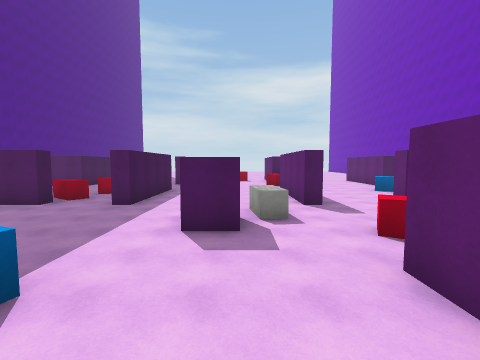
view 1 (above)

19 first-person views from a walk through a scene from a Unity 3-D project. The camera is 1.3 m above the floor, tilts 4° down and sees 90° across. The floor is counted in squares, 2 m on a side. Each view is taken from the middle of a square. On the plan, view 1 faces up. The plan holds only what a view shows up to about 9 squares ahead; the rest is blank. The place goes on beyond the plan. The player is left out. Surface patterns are stand-ins for the level's own textures.

view 2
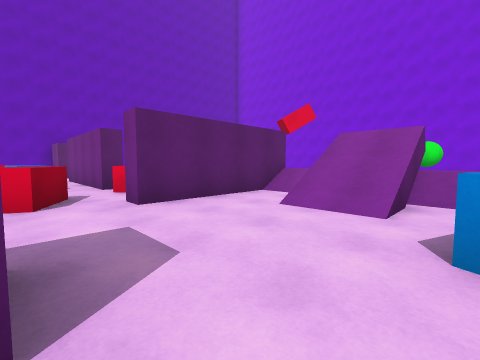

view 3
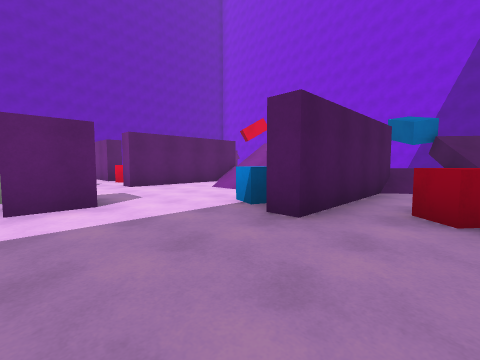

view 4
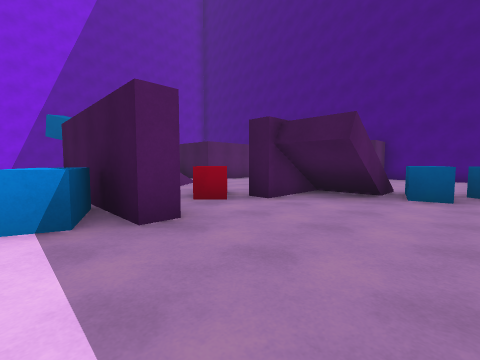

view 5
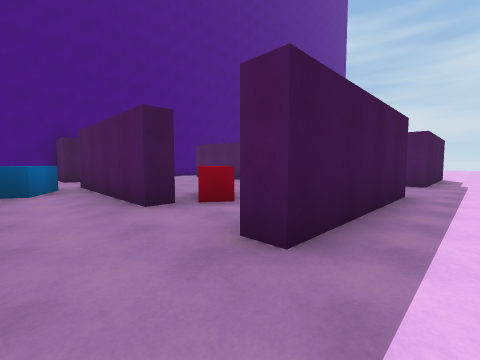

view 6
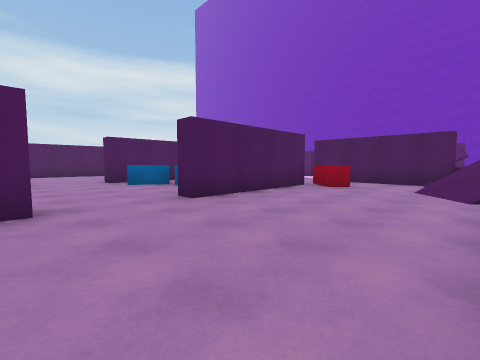

view 7
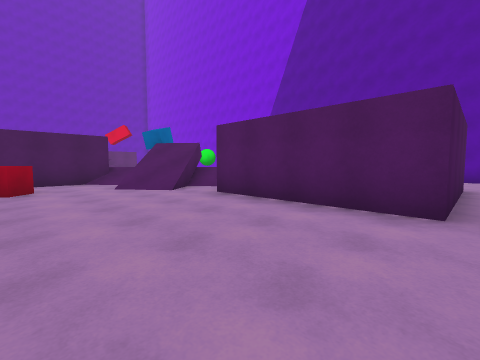

view 8
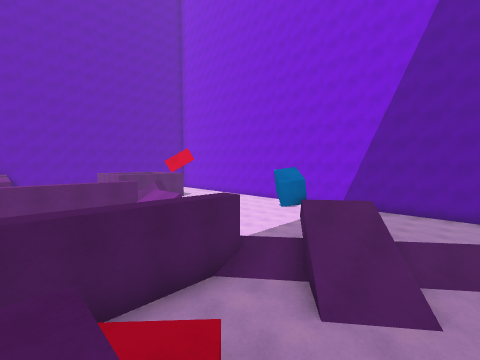

view 9
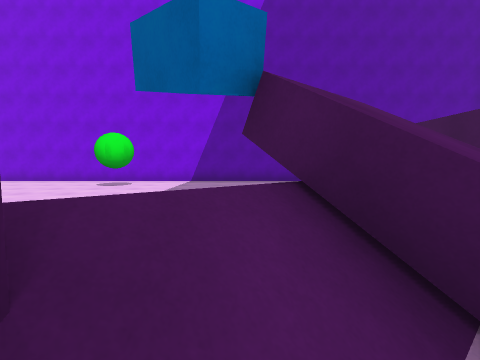

view 10
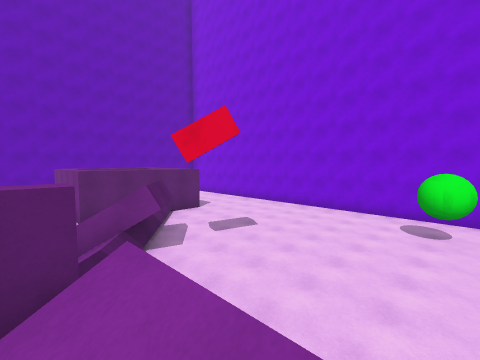

view 11
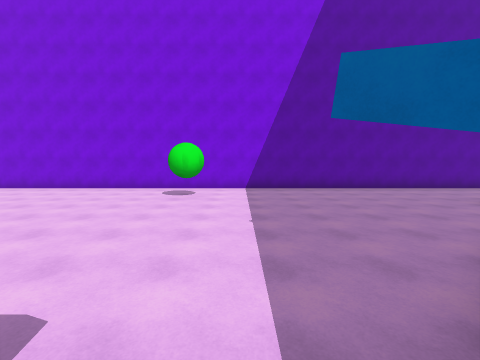

view 12
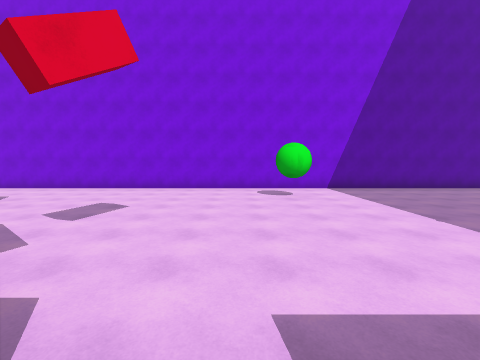

view 13
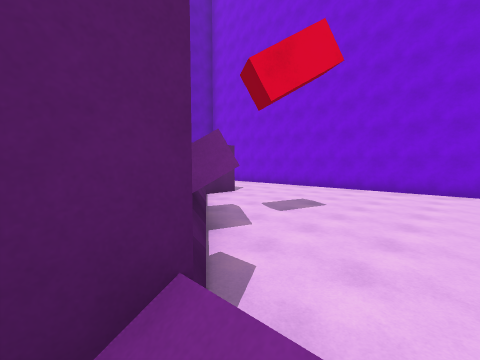

view 14
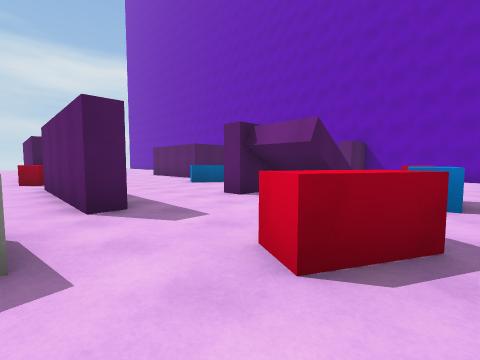

view 15
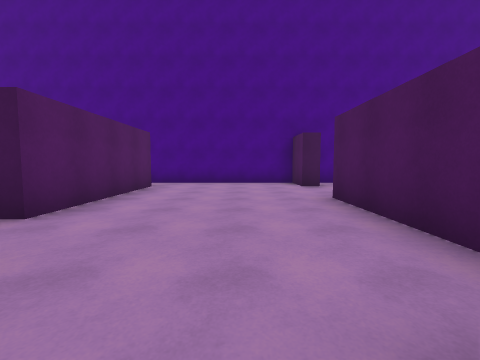

view 16
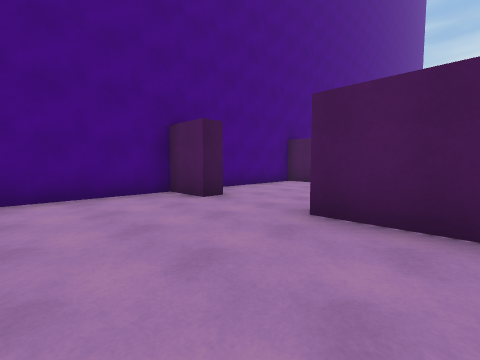

view 17
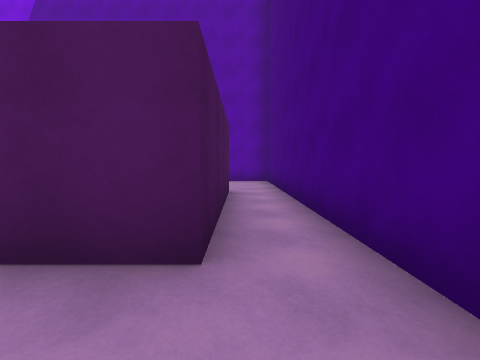

view 18
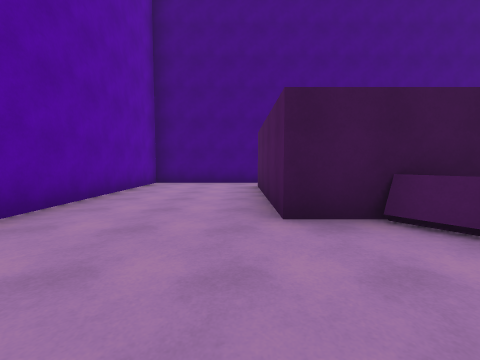

view 19
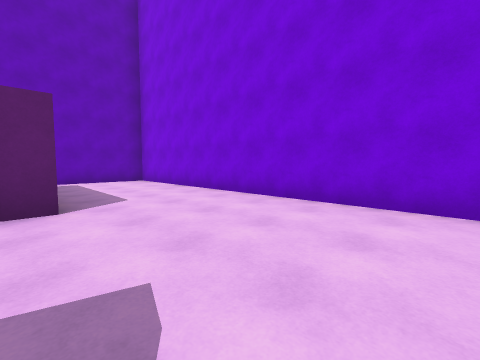

### Floor plan
Key: @ floor where view 1 was taken; # wall or solid block; . main floor; : floor 3 m higher than the main floor; / step, stairs or slope; = window, fence, low wall or low ledge; O other object.
Columns run from 13 left of view 1 to 12 right of it. Each row starts with its distance up from view 1.
 17           #.
 16           #.
 15           #.
 14           #.  .#
 13           #.  .O
 12           ..  .O
 11           ..  .. ..
 10           #.  .# ..OO
  9     ....OO#. ..#....
  8   .....OO.#. ..#...
  7 ##..####..#. ..#..#
  6 #...O.........O.../
  5 #...OO......##O...       #
  4 #....OO.....##..O  O OO  #
  3 #....  /..........OO.....#
  2 ##..::::..#O...#.O####
  1 #.......O.#.//.#OO
  0 #.........#./@.#
 -1 #......../#////#
 -2 #......////....///
 -3 #.####.//O......//  #
 -4 #.#  #==/......../=/#
 -5 #.#  #=............/#
 -6 #.####..............#
 -7 #........................#
 -8 #...........OO...........#
 -9 #........................#
-10 ##########################

Positions as (right, up) in squares from view 1, and headings:
1: (0, 0), facing up
2: (-2, 4), facing down-right
3: (-5, 5), facing down-right
4: (-2, 5), facing down-left
5: (-2, 5), facing up-left
6: (-12, -2), facing up-right
7: (-12, 1), facing down-right
8: (-7, 2), facing down-right
9: (-4, -1), facing down
10: (-1, -1), facing down-right
11: (-2, -1), facing down
12: (1, -1), facing down
13: (1, -1), facing down-right
14: (1, 3), facing up-right
15: (-5, 0), facing left
16: (-8, -1), facing up-left
17: (-12, -1), facing down
18: (-5, -7), facing left
19: (3, -6), facing down-right
